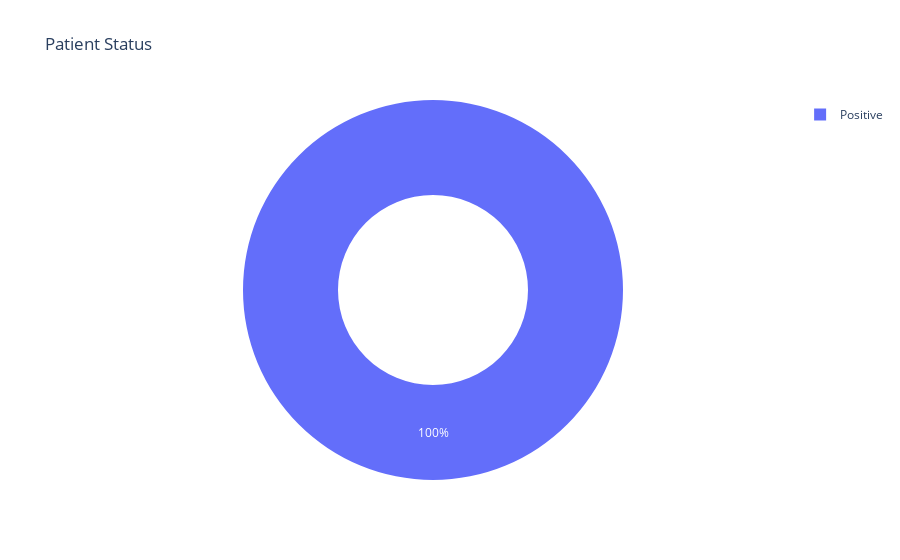

The cell this chart's notebook holds for it:
### Code cell
PR_status = df['PR status'].value_counts()
transactions = PR_status.index
quantity = PR_status.values

figure = px.pie(df, 
             values=quantity, 
             names=transactions,hole = 0.5, 
             title="Patient Status")
figure.show()

### Figure 1 — Plotly figure (JSON) as saved in the notebook; plotly's stock layout.template omitted (floating-point values rounded to 4 significant figures)
{"data": [{"domain": {"x": [0, 1], "y": [0, 1]}, "hole": 0.5, "hovertemplate": "label=%{label}<br>value=%{value}<extra></extra>", "labels": ["Positive"], "legendgroup": "", "name": "", "showlegend": true, "type": "pie", "values": [317]}], "layout": {"legend": {"tracegroupgap": 0}, "title": {"text": "Patient Status"}}}
